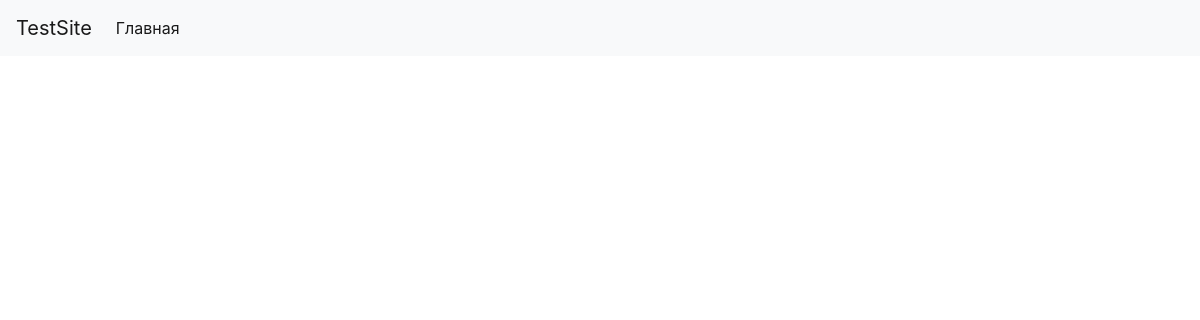
Before: /news/ with the older database file.
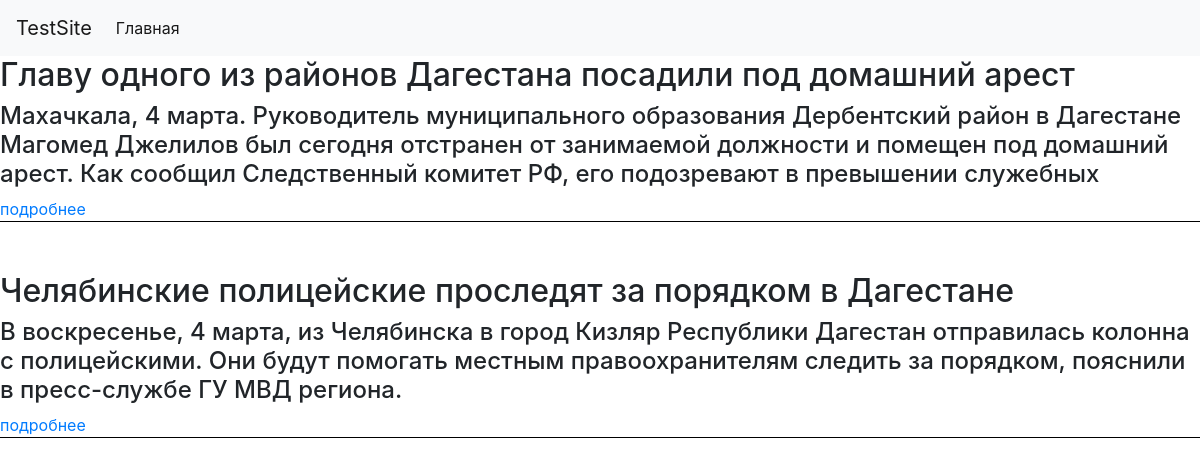
After: the same page with the newer database file.
### news/models.py (models this page shows, shortened)
class Article(models.Model):
    name = models.CharField("Название", max_length=70)
    news_info = models.CharField("Описание", max_length=300)
    news_details = RichTextUploadingField("подробности")

### news/views.py (the view)
# urls.py: path('news/', news_list, name='news_list'),
def news_list(request, article_id=None):
    if article_id is None:
        news_detal = None
    else:
        news_detal = Article.objects.get(id=article_id)
    news = Article.objects.all()
    return render(request, "news.html", {'news': news, "news_detal": news_detal})

### templates/news.html (shortened to what this page needs)
{% extends 'base.html' %}
{% block content %}
    {% if news_detal is None %}
        {% for article in news %}
            <div style="margin-bottom:50px;border-bottom:1px solid #000000">
                <h2>{{ article.name|safe }}</h2>
                <h4>{{ article.news_info|safe }}</h4>
                <a href='/news/{{article.id}}'>подробнее</a>
            </div>
        {% endfor %}
    {% else %}
            <div>
                <h2>{{ news_detal.name|safe }}</h2>
                <h4>{{ news_detal.news_details|safe }}</h4>
                <a href='/news/'>назад к новостям</a>
            </div>
    {% endif %}
{% endblock %}

### templates/base.html (shortened to what this page needs)
<!DOCTYPE html>
<html lang="ru">
<head>
    <link rel="stylesheet" href="https://maxcdn.bootstrapcdn.com/bootstrap/4.0.0/css/bootstrap.min.css">
</head>
<body>
{% include 'includes/header.html' %}
{% block content %}
{% endblock %}
</body>
</html>

### templates/includes/header.html (shortened to what this page needs)
<nav class="navbar navbar-expand-lg navbar-light bg-light">
  <a class="navbar-brand" href="/">TestSite</a>
  <div class="collapse navbar-collapse" id="navbarSupportedContent">
    <ul class="navbar-nav mr-auto">
      <li class="nav-item active">
        <a class="nav-link" href="/">Главная <span class="sr-only">(current)</span></a>
      </li>
    </ul>
  </div>
</nav>

Changed rows visible on the page:
added Article: name "Главу одного из районов Дагестана посадили под домашний арест", news_info "Махачкала, 4 марта. Руководитель муниципального образования Дербентский район в Дагестане Магомед Джелилов был сегодня отстранен от занимаемой должности и помещен под домашний арест. Как сообщил Следственный комитет РФ, его подозревают в превышении служебных"
added Article: name "Челябинские полицейские проследят за порядком в Дагестане", news_info "В воскресенье, 4 марта, из Челябинска в город Кизляр Республики Дагестан отправилась колонна с полицейскими. Они будут помогать местным правоохранителям следить за порядком, пояснили в пресс-службе ГУ МВД региона."
